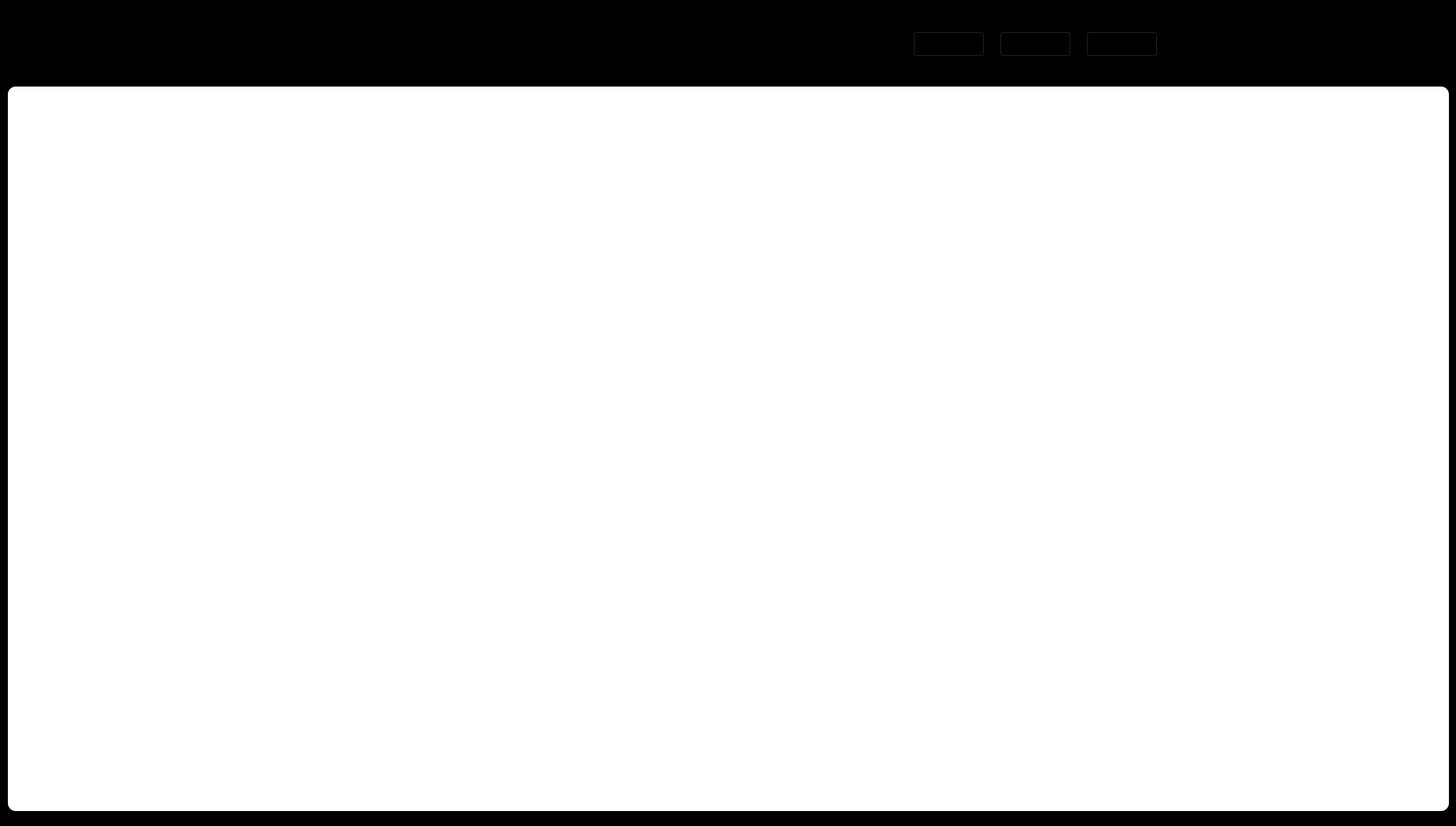
<?xml version="1.0" encoding="UTF-8"?>
<ui version="4.0">
 <class>MainWindow</class>
 <widget class="QMainWindow" name="MainWindow">
  <property name="geometry">
   <rect>
    <x>0</x>
    <y>0</y>
    <width>1850</width>
    <height>1050</height>
   </rect>
  </property>
  <property name="font">
   <font>
    <family>Helvetica Neue</family>
   </font>
  </property>
  <property name="windowTitle">
   <string>MainWindow</string>
  </property>
  <widget class="QWidget" name="centralwidget">
   <property name="styleSheet">
    <string notr="true">background:black</string>
   </property>
   <widget class="QLabel" name="VideoHolder">
    <property name="geometry">
     <rect>
      <x>10</x>
      <y>110</y>
      <width>1831</width>
      <height>921</height>
     </rect>
    </property>
    <property name="styleSheet">
     <string notr="true">background-color: rgb(255, 255, 255);
border-style:outset;
border-radius:10px;
</string>
    </property>
    <property name="text">
     <string/>
    </property>
   </widget>
   <widget class="QLabel" name="AlertTitle">
    <property name="geometry">
     <rect>
      <x>9</x>
      <y>20</y>
      <width>1831</width>
      <height>71</height>
     </rect>
    </property>
    <property name="font">
     <font>
      <family>&quot;Arial&quot;</family>
      <pointsize>14</pointsize>
      <weight>50</weight>
      <italic>false</italic>
      <bold>false</bold>
     </font>
    </property>
    <property name="autoFillBackground">
     <bool>false</bool>
    </property>
    <property name="styleSheet">
     <string notr="true">background-color: rgb(100, 100, 100);
border-style:outset;
border-radius:10px;
color: rgb(250, 255, 255);
font: 14pt \&quot;Arial\&quot;;</string>
    </property>
    <property name="frameShape">
     <enum>QFrame::NoFrame</enum>
    </property>
    <property name="text">
     <string>        ALERT</string>
    </property>
    <property name="textFormat">
     <enum>Qt::AutoText</enum>
    </property>
    <property name="alignment">
     <set>Qt::AlignLeading|Qt::AlignLeft|Qt::AlignVCenter</set>
    </property>
   </widget>
   <widget class="QLabel" name="AlertText">
    <property name="geometry">
     <rect>
      <x>140</x>
      <y>40</y>
      <width>1001</width>
      <height>31</height>
     </rect>
    </property>
    <property name="font">
     <font>
      <family>&quot;Arial&quot;</family>
      <pointsize>14</pointsize>
      <weight>50</weight>
      <italic>false</italic>
      <bold>false</bold>
     </font>
    </property>
    <property name="styleSheet">
     <string notr="true">background-color: rgb(255, 255, 255);
border-style:outset;
border-radius:10px;
color: rgb(0, 0, 0);
font: 14pt \&quot;Arial\&quot;;
</string>
    </property>
    <property name="text">
     <string> alert text</string>
    </property>
    <property name="textFormat">
     <enum>Qt::AutoText</enum>
    </property>
    <property name="alignment">
     <set>Qt::AlignLeading|Qt::AlignLeft|Qt::AlignVCenter</set>
    </property>
   </widget>
   <widget class="QPushButton" name="VerifiedBtn">
    <property name="geometry">
     <rect>
      <x>1160</x>
      <y>40</y>
      <width>91</width>
      <height>32</height>
     </rect>
    </property>
    <property name="styleSheet">
     <string notr="true">background-color: rgb(73, 199, 41);
border-style:outset;
border-radius:10px;
color: rgb(250, 255, 255);
font: 14pt \&quot;Arial\&quot;;
</string>
    </property>
    <property name="text">
     <string>Verified</string>
    </property>
   </widget>
   <widget class="QPushButton" name="FalseBtn">
    <property name="geometry">
     <rect>
      <x>1270</x>
      <y>40</y>
      <width>91</width>
      <height>32</height>
     </rect>
    </property>
    <property name="styleSheet">
     <string notr="true">color: rgb(250, 255, 255);
background-color: rgb(199, 73, 41);
border-style:outset;
border-radius:10px;
font: 14pt \\&quot;Arial\\&quot;;</string>
    </property>
    <property name="text">
     <string>False</string>
    </property>
   </widget>
   <widget class="QPushButton" name="VerifiedBtn_2">
    <property name="geometry">
     <rect>
      <x>1380</x>
      <y>40</y>
      <width>91</width>
      <height>32</height>
     </rect>
    </property>
    <property name="styleSheet">
     <string notr="true">background-color: rgb(73, 41, 199);
border-style:outset;
border-radius:10px;
color: rgb(250, 255, 255);
font: 14pt \&quot;Arial\&quot;;
</string>
    </property>
    <property name="text">
     <string>Replay</string>
    </property>
   </widget>
  </widget>
 </widget>
 <resources/>
 <connections/>
</ui>
